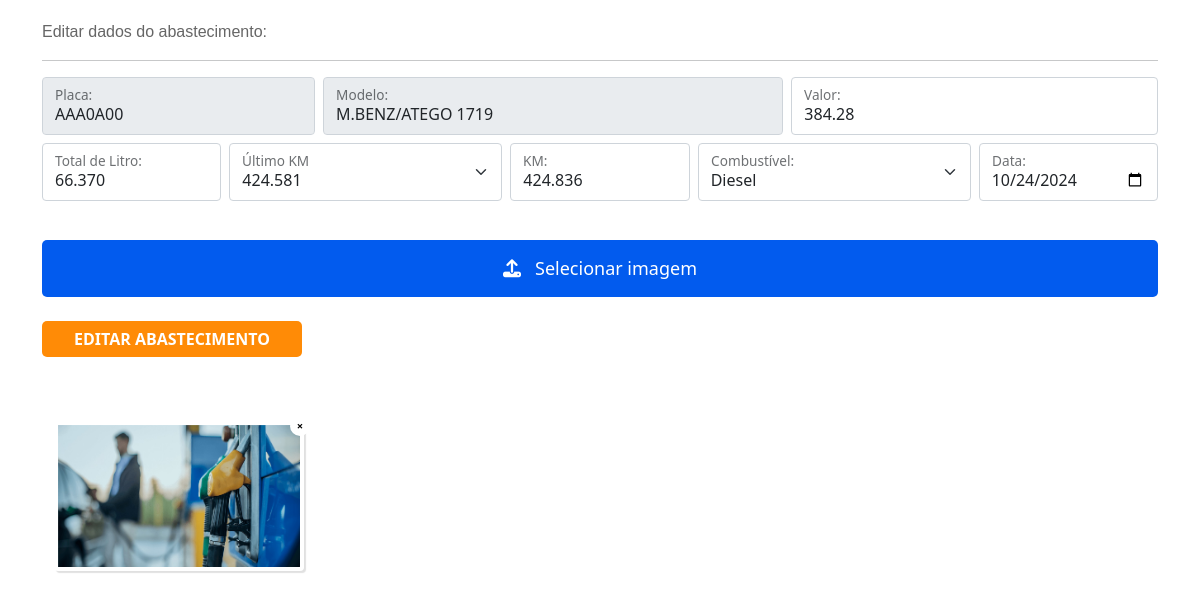
/editar_abastecimento?id=450, run on the app's committed database.
### tables this page shows
CREATE TABLE IF NOT EXISTS `abastecimento` (
  `abast_id` int NOT NULL AUTO_INCREMENT,
  `veiculo_id` int NOT NULL,
  `abast_veiculo` varchar(50) NOT NULL,
  `abast_placa` varchar(50) NOT NULL,
  `abast_valor` varchar(255) NOT NULL,
  `abast_valor_litro` varchar(255) NOT NULL,
  `abast_total_litro` varchar(255) NOT NULL,
  `abast_km_anterior` varchar(50) NOT NULL,
  `abast_km` varchar(50) NOT NULL,
  `abast_km_rodado` varchar(50) DEFAULT NULL,
  `abast_media` varchar(50) DEFAULT NULL,
  `abast_combustivel` varchar(50) NOT NULL,
  `abast_data` date NOT NULL,
  `cad_autor` varchar(255) NOT NULL,
  PRIMARY KEY (`abast_id`)
);

CREATE TABLE IF NOT EXISTS `abastecimento_img` (
  `img_id` int NOT NULL AUTO_INCREMENT,
  `abast_id` int NOT NULL,
  `img_path` varchar(255) NOT NULL,
  PRIMARY KEY (`img_id`)
);

### editar_abastecimento.php (the view, shortened to what this page needs)
<?php
require_once "_app/conf.php";
$id = filter_input(INPUT_GET, 'id', FILTER_VALIDATE_INT);
$abastecimento = "SELECT * FROM abastecimento WHERE abast_id =:id";
$abast_veiculo = $pdo->prepare($abastecimento);
$abast_veiculo->bindParam(':id', $id);
$abast_veiculo->execute();
$abast = $abast_veiculo->fetch(PDO::FETCH_ASSOC);
?>
<!doctype html>
<html lang="pt-br">
<head>
  <link href="css/style.css" rel="stylesheet">
  <link href="https://cdn.jsdelivr.net/npm/bootstrap@5.0.2/dist/css/bootstrap.min.css" rel="stylesheet">
  <link rel="stylesheet" href="https://cdn.jsdelivr.net/npm/@fortawesome/fontawesome-free@6.1.2/css/fontawesome.min.css">
</head>
<body>
  <article class="container">
    <label class="titulo">Editar dados do abastecimento:</label>
    <hr>
    <form method="POST" action="actions/editar_abastecimento.php" enctype="multipart/form-data">
      <div class="row g-2">
        <div class="col-md-3">
          <div class="form-floating">
            <input readonly type="text" class="form-control" name="abast_placa" id="placa" value="<?php if (isset($abast['abast_placa'])) echo $abast['abast_placa']; ?>" />
            <label for="floatingInputGrid">Placa:</label>
          </div>
        </div>
        <div class="col-md-5">
          <div class="form-floating">
            <input readonly type="text" class="form-control" name="abast_veiculo" id="abast_veiculo" value="<?php if (isset($abast['abast_veiculo'])) echo $abast['abast_veiculo']; ?>" />
            <label for="floatingInputGrid">Modelo:</label>
          </div>
        </div>
        <div class="col-md-4">
          <div class="form-floating">
            <input type="text" class="maskMoney form-control" maxlength="9" name="abast_valor" id="input3" value="<?php if (isset($abast['abast_valor'])) echo $abast['abast_valor']; ?>" required />
            <label for="floatingInputGrid">Valor:</label>
          </div>
        </div>
        <div class="col-md-2">
          <div class="form-floating">
            <input type="text" class="maskMoney form-control" maxlength="9" name="abast_total_litro" id="input4" value="<?php if (isset($abast['abast_total_litro'])) echo $abast['abast_total_litro']; ?>" required />
            <label for="floatingInputGrid">Total de Litro:</label>
          </div>
        </div>
        <?php
        $sql = "SELECT * FROM abastecimento WHERE abast_id < :id AND abast_placa = :abast_placa ORDER BY abast_id DESC LIMIT 1";
        $stmt = $pdo->prepare($sql);
        $stmt->bindParam(':id', $id);
        $stmt->bindParam(':abast_placa', $abast['abast_placa']);
        $stmt->execute();
        $lastRecord = $stmt->fetch(PDO::FETCH_ASSOC);
        ?>
        <div class="col-md-3">
          <div class="form-floating">
            <select name="abast_km_anterior" id="abast_km_anterior" class="form-select">
              <option selected value="<?php if (isset($lastRecord['abast_km'])) : echo $lastRecord['abast_km'];
                                      else : echo '0';
                                      endif; ?>">
                <?php if (isset($lastRecord['abast_km'])) : echo $lastRecord['abast_km'];
                else : echo 'Sem Histórico';
                endif; ?>
              </option>
            </select>
            <label for="abast_km_anterior">Último KM</label>
          </div>
        </div>
        <div class="col-md-2">
          <div class="form-floating">
            <input type="text" class="form-control" maxlength="7" name="abast_km" id="input2" value="<?php if (isset($abast['abast_km'])) echo $abast['abast_km']; ?>" required />
            <label for="floatingInputGrid">KM:</label>
          </div>
        </div>
        <div class="col-md-3">
          <div class="form-floating">
            <select class="form-select" name="abast_combustivel" id="abast_combustivel">
              <?php
              if ($abast['abast_combustivel'] == 0) :
                echo "<option selected value='0'> Gasolina </option>";
              elseif ($abast['abast_combustivel'] == 1) :
                echo "<option selected disabled='disabled' value=''> Selecione o combustível </option>";
                echo "<option value='0'> Gasolina </option>";
                echo "<option value='3'> Etanol </option>";
              elseif ($abast['abast_combustivel'] == 2) :
                echo "<option selected disabled='disabled' value=''> Selecione o combustível </option>";
                echo "<option value='0'> Gasolina </option>";
                echo "<option value='3'> Etanol </option>";
                echo "<option value='5'> GNV </option>";
              elseif ($abast['abast_combustivel'] == 3) :
                echo "<option selected value='3'> Etanol </option>";
              elseif ($abast['abast_combustivel'] == 4) :
                echo "<option selected value='4'> Diesel </option>";
              endif;
              ?>
            </select>
            <label for="floatingSelectGrid">Combustível:</label>
          </div>
        </div>
        <div class="col-md-2">
          <div class="form-floating">
            <input type="date" class="form-control" name="abast_data" id="input5" value="<?= $abast['abast_data']; ?>" required />
            <label for="floatingInputGrid">Data:</label>
          </div>
        </div>
      </div>
      <br />
      <div class="col-md-12">
        <label id="foto" for="upload-img"><i class="fa fa-upload" aria-hidden="true"></i> &nbsp; Selecionar imagem</label>
      </div>
      <br />
      <input type="submit" name="submitBtn" id="submitBtn" value="Editar Abastecimento" class="btn-orange">
    </form>
    <?php
    $imagens = "SELECT * FROM abastecimento_img WHERE abast_id = :abast_id";
    $imgs = $pdo->prepare($imagens);
    $imgs->bindParam(':abast_id', $id);
    $imgs->execute();
    $images = $imgs->fetchAll(PDO::FETCH_ASSOC);
    ?>
    <div class="container mt-5">
      <div id="image-gallery" class="row">
        <?php foreach ($images as $img) : ?>
          <div class="col-md-3 position-relative">
            <div class="wrapper-thumb">
              <form method="POST" onsubmit="return confirm('Tem certeza que deseja excluir esta imagem?');">
                <span data-id='<?= $img['abast_id']; ?>' data-img-id='<?= $img['img_id']; ?>' class="remove-btn remove-img">&times;</span>
              </form>
              <a data-id='<?= $img['abast_id']; ?>' data-img-id='<?= $img['img_id']; ?>' class="foto" title="Ver Fotos">
                <img src="imagens/<?= $img['img_path'] ?>" class="img-preview-thumb">
              </a>
            </div>
          </div>
        <?php endforeach; ?>
      </div>
    </div>
  </article>
</body>
</html>

### css/style.css (style rules this page uses)
.titulo { font-family: "Trebuchet MS", Arial, Helvetica, sans-serif;font-size: 16px;color: #666;margin-top: 20px }
#foto { display: block;position: relative;width: 100%;background-color: #025bee;color: #fff;font-size: 18px;text-align: center;padding: 15px;border-radius: 5px;cursor: pointer; margin-top: 15px; }
.btn-orange { padding: 4px 30px;background: #ff8b06;text-transform: uppercase;font-weight: bold;border-radius: 5px; border-color:transparent;outline: 10px; }
.btn-orange { cursor: pointer;font-size: 1.0em;color: #fff; text-decoration: none; }
.wrapper-thumb { position: relative;display:inline-block;margin: 1rem 0;justify-content: space-around; }
.img-preview-thumb { background: transparent;border: 1px solid none;border-radius: 0.25rem;box-shadow: 0.125rem 0.125rem 0.0625rem rgba(0, 0, 0, 0.12); margin-right: 1rem;max-width: 250px;padding: 0.25rem;width: 250px;height: 150px; }
.remove-btn { position:absolute;display:flex;justify-content:center;align-items:center;font-size:.7rem;top:-5px; right:10px;width:20px;height:20px;color:#000;background:rgb(255, 255, 255);border-radius:10px;font-weight:bold;cursor:pointer; }
#image-gallery { display: flex;flex-wrap: wrap;gap: 10px; }

### data on the page
abastecimento: abast_placa "AAA0A00", abast_veiculo "M.BENZ/ATEGO 1719", abast_valor "384.28", abast_total_litro "66.370", abast_km "424.836", abast_combustivel "Diesel", abast_data "10/24/2024"
abastecimento: abast_km_anterior "424.581"
abastecimento_img: img_path (picture)
